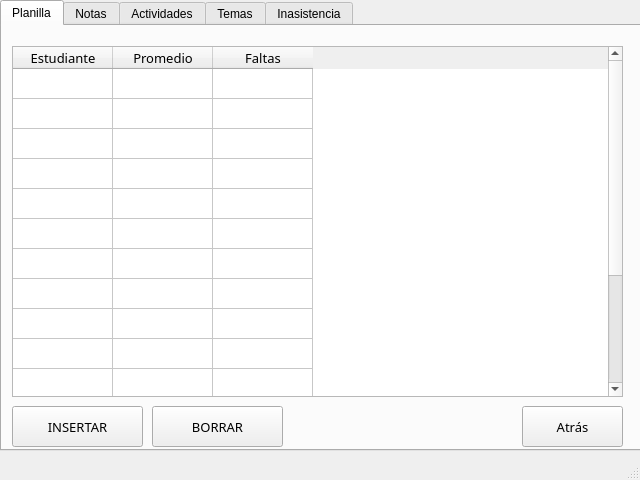
<?xml version="1.0" encoding="UTF-8"?>
<ui version="4.0">
 <class>Planilla</class>
 <widget class="QMainWindow" name="Planilla">
  <property name="geometry">
   <rect>
    <x>0</x>
    <y>0</y>
    <width>640</width>
    <height>480</height>
   </rect>
  </property>
  <property name="windowTitle">
   <string>Planilla Curso ID</string>
  </property>
  <widget class="QWidget" name="centralwidget">
   <widget class="QTabWidget" name="planillaCurso">
    <property name="geometry">
     <rect>
      <x>0</x>
      <y>0</y>
      <width>641</width>
      <height>451</height>
     </rect>
    </property>
    <property name="currentIndex">
     <number>0</number>
    </property>
    <widget class="QWidget" name="planilla">
     <attribute name="title">
      <string>Planilla</string>
     </attribute>
     <widget class="QPushButton" name="backPlanilla">
      <property name="geometry">
       <rect>
        <x>520</x>
        <y>380</y>
        <width>101</width>
        <height>41</height>
       </rect>
      </property>
      <property name="font">
       <font>
        <family>Arial Rounded MT Bold</family>
        <pointsize>10</pointsize>
       </font>
      </property>
      <property name="text">
       <string>Atrás</string>
      </property>
     </widget>
     <widget class="QPushButton" name="insertarEstPlanilla">
      <property name="geometry">
       <rect>
        <x>10</x>
        <y>380</y>
        <width>131</width>
        <height>41</height>
       </rect>
      </property>
      <property name="font">
       <font>
        <family>Arial Rounded MT Bold</family>
        <pointsize>10</pointsize>
        <weight>50</weight>
        <bold>false</bold>
       </font>
      </property>
      <property name="text">
       <string>INSERTAR</string>
      </property>
      <property name="checkable">
       <bool>false</bool>
      </property>
      <property name="autoDefault">
       <bool>false</bool>
      </property>
      <property name="default">
       <bool>false</bool>
      </property>
      <property name="flat">
       <bool>false</bool>
      </property>
     </widget>
     <widget class="QPushButton" name="borrarEstPlanilla">
      <property name="geometry">
       <rect>
        <x>150</x>
        <y>380</y>
        <width>131</width>
        <height>41</height>
       </rect>
      </property>
      <property name="font">
       <font>
        <family>Arial Rounded MT Bold</family>
        <pointsize>10</pointsize>
        <weight>50</weight>
        <bold>false</bold>
       </font>
      </property>
      <property name="text">
       <string>BORRAR</string>
      </property>
      <property name="checkable">
       <bool>false</bool>
      </property>
      <property name="autoDefault">
       <bool>false</bool>
      </property>
      <property name="default">
       <bool>false</bool>
      </property>
      <property name="flat">
       <bool>false</bool>
      </property>
     </widget>
     <widget class="QTableWidget" name="bdClase">
      <property name="geometry">
       <rect>
        <x>10</x>
        <y>20</y>
        <width>611</width>
        <height>351</height>
       </rect>
      </property>
      <property name="rowCount">
       <number>15</number>
      </property>
      <attribute name="verticalHeaderVisible">
       <bool>false</bool>
      </attribute>
      <row/>
      <row/>
      <row/>
      <row/>
      <row/>
      <row/>
      <row/>
      <row/>
      <row/>
      <row/>
      <row/>
      <row/>
      <row/>
      <row/>
      <row/>
      <column>
       <property name="text">
        <string>Estudiante</string>
       </property>
       <property name="font">
        <font>
         <family>Arial Rounded MT Bold</family>
         <pointsize>10</pointsize>
        </font>
       </property>
       <property name="textAlignment">
        <set>AlignCenter</set>
       </property>
      </column>
      <column>
       <property name="text">
        <string>Promedio</string>
       </property>
       <property name="font">
        <font>
         <family>Arial Rounded MT Bold</family>
         <pointsize>10</pointsize>
        </font>
       </property>
       <property name="textAlignment">
        <set>AlignCenter</set>
       </property>
      </column>
      <column>
       <property name="text">
        <string>Faltas</string>
       </property>
       <property name="font">
        <font>
         <family>Arial Rounded MT Bold</family>
         <pointsize>10</pointsize>
        </font>
       </property>
       <property name="textAlignment">
        <set>AlignCenter</set>
       </property>
      </column>
     </widget>
    </widget>
    <widget class="QWidget" name="notas">
     <attribute name="title">
      <string>Notas</string>
     </attribute>
     <widget class="QTableWidget" name="bdNotas">
      <property name="geometry">
       <rect>
        <x>10</x>
        <y>20</y>
        <width>611</width>
        <height>351</height>
       </rect>
      </property>
      <property name="rowCount">
       <number>15</number>
      </property>
      <attribute name="verticalHeaderVisible">
       <bool>false</bool>
      </attribute>
      <row/>
      <row/>
      <row/>
      <row/>
      <row/>
      <row/>
      <row/>
      <row/>
      <row/>
      <row/>
      <row/>
      <row/>
      <row/>
      <row/>
      <row/>
      <column>
       <property name="text">
        <string>Estudiante</string>
       </property>
       <property name="font">
        <font>
         <family>Arial Rounded MT Bold</family>
         <pointsize>10</pointsize>
        </font>
       </property>
       <property name="textAlignment">
        <set>AlignCenter</set>
       </property>
      </column>
      <column>
       <property name="text">
        <string>Actividad</string>
       </property>
       <property name="font">
        <font>
         <family>Arial Rounded MT Bold</family>
         <pointsize>10</pointsize>
        </font>
       </property>
       <property name="textAlignment">
        <set>AlignCenter</set>
       </property>
      </column>
      <column>
       <property name="text">
        <string>Nota</string>
       </property>
       <property name="font">
        <font>
         <family>Arial Rounded MT Bold</family>
         <pointsize>10</pointsize>
        </font>
       </property>
       <property name="textAlignment">
        <set>AlignCenter</set>
       </property>
      </column>
     </widget>
     <widget class="QPushButton" name="insertarNota">
      <property name="geometry">
       <rect>
        <x>10</x>
        <y>380</y>
        <width>131</width>
        <height>41</height>
       </rect>
      </property>
      <property name="font">
       <font>
        <family>Arial Rounded MT Bold</family>
        <pointsize>10</pointsize>
        <weight>50</weight>
        <bold>false</bold>
       </font>
      </property>
      <property name="text">
       <string>INSERTAR</string>
      </property>
      <property name="checkable">
       <bool>false</bool>
      </property>
      <property name="autoDefault">
       <bool>false</bool>
      </property>
      <property name="default">
       <bool>false</bool>
      </property>
      <property name="flat">
       <bool>false</bool>
      </property>
     </widget>
     <widget class="QPushButton" name="backNotas">
      <property name="geometry">
       <rect>
        <x>520</x>
        <y>380</y>
        <width>101</width>
        <height>41</height>
       </rect>
      </property>
      <property name="font">
       <font>
        <family>Arial Rounded MT Bold</family>
        <pointsize>10</pointsize>
       </font>
      </property>
      <property name="text">
       <string>Atrás</string>
      </property>
     </widget>
     <widget class="QPushButton" name="borrarNota">
      <property name="geometry">
       <rect>
        <x>290</x>
        <y>380</y>
        <width>131</width>
        <height>41</height>
       </rect>
      </property>
      <property name="font">
       <font>
        <family>Arial Rounded MT Bold</family>
        <pointsize>10</pointsize>
        <weight>50</weight>
        <bold>false</bold>
       </font>
      </property>
      <property name="text">
       <string>BORRAR</string>
      </property>
      <property name="checkable">
       <bool>false</bool>
      </property>
      <property name="autoDefault">
       <bool>false</bool>
      </property>
      <property name="default">
       <bool>false</bool>
      </property>
      <property name="flat">
       <bool>false</bool>
      </property>
     </widget>
     <widget class="QPushButton" name="editarNota">
      <property name="geometry">
       <rect>
        <x>150</x>
        <y>380</y>
        <width>131</width>
        <height>41</height>
       </rect>
      </property>
      <property name="font">
       <font>
        <family>Arial Rounded MT Bold</family>
        <pointsize>10</pointsize>
        <weight>50</weight>
        <bold>false</bold>
       </font>
      </property>
      <property name="text">
       <string>EDITAR</string>
      </property>
      <property name="checkable">
       <bool>false</bool>
      </property>
      <property name="autoDefault">
       <bool>false</bool>
      </property>
      <property name="default">
       <bool>false</bool>
      </property>
      <property name="flat">
       <bool>false</bool>
      </property>
     </widget>
    </widget>
    <widget class="QWidget" name="actividades">
     <attribute name="title">
      <string>Actividades</string>
     </attribute>
     <widget class="QTableWidget" name="bdActividades">
      <property name="geometry">
       <rect>
        <x>10</x>
        <y>20</y>
        <width>611</width>
        <height>351</height>
       </rect>
      </property>
      <property name="rowCount">
       <number>15</number>
      </property>
      <attribute name="verticalHeaderVisible">
       <bool>false</bool>
      </attribute>
      <row/>
      <row/>
      <row/>
      <row/>
      <row/>
      <row/>
      <row/>
      <row/>
      <row/>
      <row/>
      <row/>
      <row/>
      <row/>
      <row/>
      <row/>
      <column>
       <property name="text">
        <string>ID</string>
       </property>
       <property name="font">
        <font>
         <family>Arial Rounded MT Bold</family>
         <pointsize>10</pointsize>
        </font>
       </property>
       <property name="textAlignment">
        <set>AlignCenter</set>
       </property>
      </column>
      <column>
       <property name="text">
        <string>Nombre</string>
       </property>
       <property name="font">
        <font>
         <family>Arial Rounded MT Bold</family>
         <pointsize>10</pointsize>
        </font>
       </property>
       <property name="textAlignment">
        <set>AlignCenter</set>
       </property>
      </column>
      <column>
       <property name="text">
        <string>Descripción</string>
       </property>
       <property name="font">
        <font>
         <family>Arial Rounded MT Bold</family>
         <pointsize>10</pointsize>
        </font>
       </property>
       <property name="textAlignment">
        <set>AlignCenter</set>
       </property>
      </column>
      <column>
       <property name="text">
        <string>Tipo</string>
       </property>
       <property name="font">
        <font>
         <family>Arial Rounded MT Bold</family>
         <pointsize>10</pointsize>
        </font>
       </property>
       <property name="textAlignment">
        <set>AlignCenter</set>
       </property>
      </column>
      <column>
       <property name="text">
        <string>Deadline</string>
       </property>
       <property name="font">
        <font>
         <family>Arial Rounded MT Bold</family>
         <pointsize>10</pointsize>
        </font>
       </property>
       <property name="textAlignment">
        <set>AlignCenter</set>
       </property>
      </column>
      <column>
       <property name="text">
        <string>Nota Máxima</string>
       </property>
       <property name="font">
        <font>
         <family>Arial Rounded MT Bold</family>
         <pointsize>10</pointsize>
        </font>
       </property>
       <property name="textAlignment">
        <set>AlignCenter</set>
       </property>
      </column>
      <column>
       <property name="text">
        <string>Nota Mínima</string>
       </property>
       <property name="font">
        <font>
         <family>Arial Rounded MT Bold</family>
         <pointsize>10</pointsize>
        </font>
       </property>
       <property name="textAlignment">
        <set>AlignCenter</set>
       </property>
      </column>
      <column>
       <property name="text">
        <string>Entrega</string>
       </property>
       <property name="font">
        <font>
         <family>Arial Rounded MT Bold</family>
         <pointsize>10</pointsize>
        </font>
       </property>
       <property name="textAlignment">
        <set>AlignCenter</set>
       </property>
      </column>
      <column>
       <property name="text">
        <string>Tema</string>
       </property>
       <property name="font">
        <font>
         <family>Arial Rounded MT Bold</family>
         <pointsize>10</pointsize>
        </font>
       </property>
       <property name="textAlignment">
        <set>AlignCenter</set>
       </property>
      </column>
     </widget>
     <widget class="QPushButton" name="insertarActividad">
      <property name="geometry">
       <rect>
        <x>10</x>
        <y>380</y>
        <width>131</width>
        <height>41</height>
       </rect>
      </property>
      <property name="font">
       <font>
        <family>Arial Rounded MT Bold</family>
        <pointsize>10</pointsize>
        <weight>50</weight>
        <bold>false</bold>
       </font>
      </property>
      <property name="text">
       <string>INSERTAR</string>
      </property>
      <property name="checkable">
       <bool>false</bool>
      </property>
      <property name="autoDefault">
       <bool>false</bool>
      </property>
      <property name="default">
       <bool>false</bool>
      </property>
      <property name="flat">
       <bool>false</bool>
      </property>
     </widget>
     <widget class="QPushButton" name="backActividades">
      <property name="geometry">
       <rect>
        <x>520</x>
        <y>380</y>
        <width>101</width>
        <height>41</height>
       </rect>
      </property>
      <property name="font">
       <font>
        <family>Arial Rounded MT Bold</family>
        <pointsize>10</pointsize>
       </font>
      </property>
      <property name="text">
       <string>Atrás</string>
      </property>
     </widget>
     <widget class="QPushButton" name="borrarActividad">
      <property name="geometry">
       <rect>
        <x>290</x>
        <y>380</y>
        <width>131</width>
        <height>41</height>
       </rect>
      </property>
      <property name="font">
       <font>
        <family>Arial Rounded MT Bold</family>
        <pointsize>10</pointsize>
        <weight>50</weight>
        <bold>false</bold>
       </font>
      </property>
      <property name="text">
       <string>BORRAR</string>
      </property>
      <property name="checkable">
       <bool>false</bool>
      </property>
      <property name="autoDefault">
       <bool>false</bool>
      </property>
      <property name="default">
       <bool>false</bool>
      </property>
      <property name="flat">
       <bool>false</bool>
      </property>
     </widget>
     <widget class="QPushButton" name="editarActividad">
      <property name="geometry">
       <rect>
        <x>150</x>
        <y>380</y>
        <width>131</width>
        <height>41</height>
       </rect>
      </property>
      <property name="font">
       <font>
        <family>Arial Rounded MT Bold</family>
        <pointsize>10</pointsize>
        <weight>50</weight>
        <bold>false</bold>
       </font>
      </property>
      <property name="text">
       <string>EDITAR</string>
      </property>
      <property name="checkable">
       <bool>false</bool>
      </property>
      <property name="autoDefault">
       <bool>false</bool>
      </property>
      <property name="default">
       <bool>false</bool>
      </property>
      <property name="flat">
       <bool>false</bool>
      </property>
     </widget>
    </widget>
    <widget class="QWidget" name="temas">
     <attribute name="title">
      <string>Temas</string>
     </attribute>
     <widget class="QPushButton" name="insertarTema">
      <property name="geometry">
       <rect>
        <x>10</x>
        <y>380</y>
        <width>131</width>
        <height>41</height>
       </rect>
      </property>
      <property name="font">
       <font>
        <family>Arial Rounded MT Bold</family>
        <pointsize>10</pointsize>
        <weight>50</weight>
        <bold>false</bold>
       </font>
      </property>
      <property name="text">
       <string>INSERTAR</string>
      </property>
      <property name="checkable">
       <bool>false</bool>
      </property>
      <property name="autoDefault">
       <bool>false</bool>
      </property>
      <property name="default">
       <bool>false</bool>
      </property>
      <property name="flat">
       <bool>false</bool>
      </property>
     </widget>
     <widget class="QPushButton" name="backTemas">
      <property name="geometry">
       <rect>
        <x>520</x>
        <y>380</y>
        <width>101</width>
        <height>41</height>
       </rect>
      </property>
      <property name="font">
       <font>
        <family>Arial Rounded MT Bold</family>
        <pointsize>10</pointsize>
       </font>
      </property>
      <property name="text">
       <string>Atrás</string>
      </property>
     </widget>
     <widget class="QPushButton" name="borrarTema">
      <property name="geometry">
       <rect>
        <x>290</x>
        <y>380</y>
        <width>131</width>
        <height>41</height>
       </rect>
      </property>
      <property name="font">
       <font>
        <family>Arial Rounded MT Bold</family>
        <pointsize>10</pointsize>
        <weight>50</weight>
        <bold>false</bold>
       </font>
      </property>
      <property name="text">
       <string>BORRAR</string>
      </property>
      <property name="checkable">
       <bool>false</bool>
      </property>
      <property name="autoDefault">
       <bool>false</bool>
      </property>
      <property name="default">
       <bool>false</bool>
      </property>
      <property name="flat">
       <bool>false</bool>
      </property>
     </widget>
     <widget class="QPushButton" name="editarTema">
      <property name="geometry">
       <rect>
        <x>150</x>
        <y>380</y>
        <width>131</width>
        <height>41</height>
       </rect>
      </property>
      <property name="font">
       <font>
        <family>Arial Rounded MT Bold</family>
        <pointsize>10</pointsize>
        <weight>50</weight>
        <bold>false</bold>
       </font>
      </property>
      <property name="text">
       <string>EDITAR</string>
      </property>
      <property name="checkable">
       <bool>false</bool>
      </property>
      <property name="autoDefault">
       <bool>false</bool>
      </property>
      <property name="default">
       <bool>false</bool>
      </property>
      <property name="flat">
       <bool>false</bool>
      </property>
     </widget>
     <widget class="QTableWidget" name="bdTemas">
      <property name="geometry">
       <rect>
        <x>10</x>
        <y>20</y>
        <width>611</width>
        <height>351</height>
       </rect>
      </property>
      <property name="rowCount">
       <number>15</number>
      </property>
      <attribute name="verticalHeaderVisible">
       <bool>false</bool>
      </attribute>
      <row/>
      <row/>
      <row/>
      <row/>
      <row/>
      <row/>
      <row/>
      <row/>
      <row/>
      <row/>
      <row/>
      <row/>
      <row/>
      <row/>
      <row/>
      <column>
       <property name="text">
        <string>ID</string>
       </property>
       <property name="font">
        <font>
         <family>Arial Rounded MT Bold</family>
         <pointsize>10</pointsize>
        </font>
       </property>
       <property name="textAlignment">
        <set>AlignCenter</set>
       </property>
      </column>
      <column>
       <property name="text">
        <string>Nombre</string>
       </property>
       <property name="font">
        <font>
         <family>Arial Rounded MT Bold</family>
         <pointsize>10</pointsize>
        </font>
       </property>
       <property name="textAlignment">
        <set>AlignCenter</set>
       </property>
      </column>
      <column>
       <property name="text">
        <string>Fecha Inicio</string>
       </property>
       <property name="font">
        <font>
         <family>Arial Rounded MT Bold</family>
         <pointsize>10</pointsize>
        </font>
       </property>
       <property name="textAlignment">
        <set>AlignCenter</set>
       </property>
      </column>
      <column>
       <property name="text">
        <string>Fecha Final</string>
       </property>
       <property name="font">
        <font>
         <family>Arial Rounded MT Bold</family>
         <pointsize>10</pointsize>
        </font>
       </property>
       <property name="textAlignment">
        <set>AlignCenter</set>
       </property>
      </column>
     </widget>
    </widget>
    <widget class="QWidget" name="inasistencia">
     <attribute name="title">
      <string>Inasistencia</string>
     </attribute>
     <widget class="QTableWidget" name="bdInasistencias">
      <property name="geometry">
       <rect>
        <x>10</x>
        <y>20</y>
        <width>611</width>
        <height>351</height>
       </rect>
      </property>
      <property name="rowCount">
       <number>15</number>
      </property>
      <attribute name="verticalHeaderVisible">
       <bool>false</bool>
      </attribute>
      <row/>
      <row/>
      <row/>
      <row/>
      <row/>
      <row/>
      <row/>
      <row/>
      <row/>
      <row/>
      <row/>
      <row/>
      <row/>
      <row/>
      <row/>
      <column>
       <property name="text">
        <string>ID</string>
       </property>
       <property name="font">
        <font>
         <family>Arial Rounded MT Bold</family>
         <pointsize>10</pointsize>
        </font>
       </property>
       <property name="textAlignment">
        <set>AlignCenter</set>
       </property>
      </column>
      <column>
       <property name="text">
        <string>Fecha</string>
       </property>
       <property name="font">
        <font>
         <family>Arial Rounded MT Bold</family>
         <pointsize>10</pointsize>
        </font>
       </property>
       <property name="textAlignment">
        <set>AlignCenter</set>
       </property>
      </column>
      <column>
       <property name="text">
        <string>Estudiante</string>
       </property>
       <property name="font">
        <font>
         <family>Arial Rounded MT Bold</family>
         <pointsize>10</pointsize>
        </font>
       </property>
       <property name="textAlignment">
        <set>AlignCenter</set>
       </property>
      </column>
     </widget>
     <widget class="QPushButton" name="insertarInasistencia">
      <property name="geometry">
       <rect>
        <x>10</x>
        <y>380</y>
        <width>131</width>
        <height>41</height>
       </rect>
      </property>
      <property name="font">
       <font>
        <family>Arial Rounded MT Bold</family>
        <pointsize>10</pointsize>
        <weight>50</weight>
        <bold>false</bold>
       </font>
      </property>
      <property name="text">
       <string>INSERTAR</string>
      </property>
      <property name="checkable">
       <bool>false</bool>
      </property>
      <property name="autoDefault">
       <bool>false</bool>
      </property>
      <property name="default">
       <bool>false</bool>
      </property>
      <property name="flat">
       <bool>false</bool>
      </property>
     </widget>
     <widget class="QPushButton" name="backInasistencia">
      <property name="geometry">
       <rect>
        <x>520</x>
        <y>380</y>
        <width>101</width>
        <height>41</height>
       </rect>
      </property>
      <property name="font">
       <font>
        <family>Arial Rounded MT Bold</family>
        <pointsize>10</pointsize>
       </font>
      </property>
      <property name="text">
       <string>Atrás</string>
      </property>
     </widget>
     <widget class="QPushButton" name="borrarInasistencia">
      <property name="geometry">
       <rect>
        <x>290</x>
        <y>380</y>
        <width>131</width>
        <height>41</height>
       </rect>
      </property>
      <property name="font">
       <font>
        <family>Arial Rounded MT Bold</family>
        <pointsize>10</pointsize>
        <weight>50</weight>
        <bold>false</bold>
       </font>
      </property>
      <property name="text">
       <string>BORRAR</string>
      </property>
      <property name="checkable">
       <bool>false</bool>
      </property>
      <property name="autoDefault">
       <bool>false</bool>
      </property>
      <property name="default">
       <bool>false</bool>
      </property>
      <property name="flat">
       <bool>false</bool>
      </property>
     </widget>
     <widget class="QPushButton" name="editarInasistencia">
      <property name="geometry">
       <rect>
        <x>150</x>
        <y>380</y>
        <width>131</width>
        <height>41</height>
       </rect>
      </property>
      <property name="font">
       <font>
        <family>Arial Rounded MT Bold</family>
        <pointsize>10</pointsize>
        <weight>50</weight>
        <bold>false</bold>
       </font>
      </property>
      <property name="text">
       <string>EDITAR</string>
      </property>
      <property name="checkable">
       <bool>false</bool>
      </property>
      <property name="autoDefault">
       <bool>false</bool>
      </property>
      <property name="default">
       <bool>false</bool>
      </property>
      <property name="flat">
       <bool>false</bool>
      </property>
     </widget>
    </widget>
   </widget>
  </widget>
  <widget class="QStatusBar" name="statusbar"/>
 </widget>
 <resources/>
 <connections/>
</ui>
